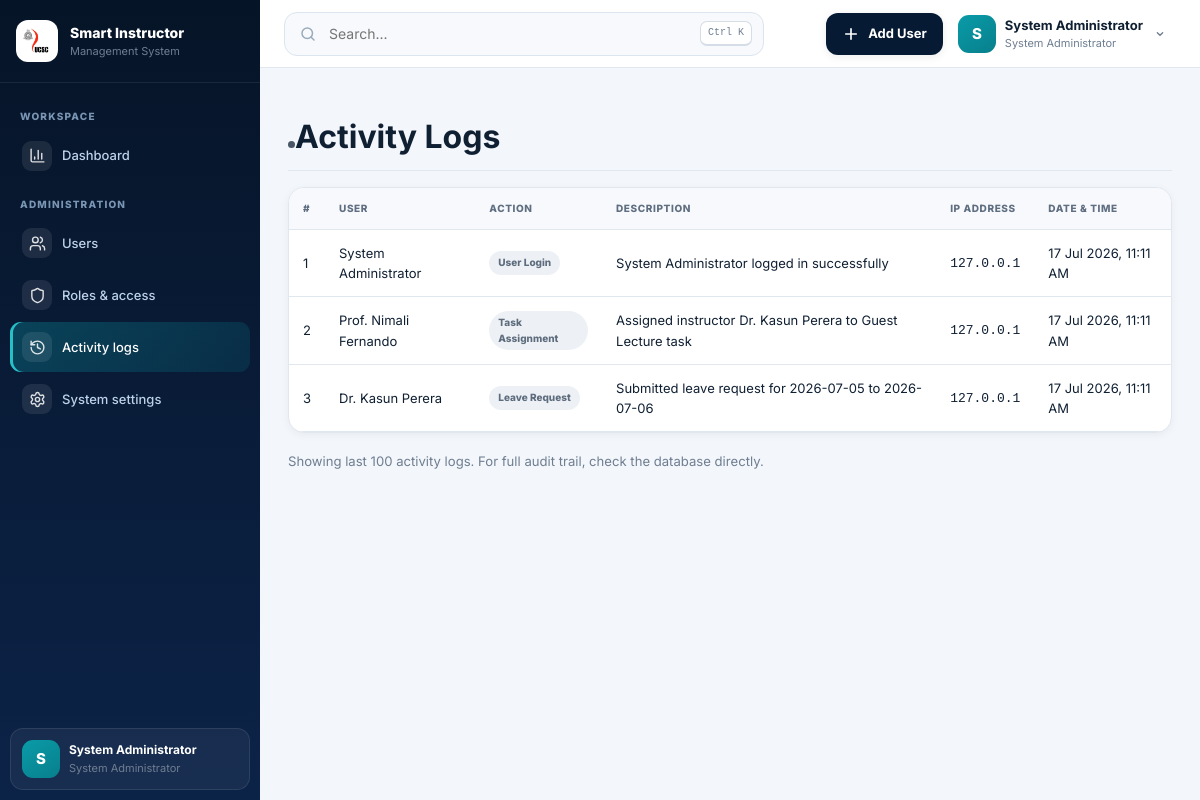
The page /admin/activity_logs.php (signed in) on the database its author committed.
### tables this page shows
CREATE TABLE users (
    id INT AUTO_INCREMENT PRIMARY KEY,
    username VARCHAR(50) NOT NULL UNIQUE,
    email VARCHAR(100) NOT NULL UNIQUE,
    password VARCHAR(255) NOT NULL,
    full_name VARCHAR(150) NOT NULL,
    role_id INT NOT NULL,
    status ENUM('active', 'inactive', 'suspended') DEFAULT 'active',
    phone VARCHAR(20),
    created_at TIMESTAMP DEFAULT CURRENT_TIMESTAMP,
    updated_at TIMESTAMP DEFAULT CURRENT_TIMESTAMP ON UPDATE CURRENT_TIMESTAMP,
    FOREIGN KEY (role_id) REFERENCES roles(id) ON DELETE RESTRICT
);

CREATE TABLE roles (
    id INT AUTO_INCREMENT PRIMARY KEY,
    role_name VARCHAR(100) NOT NULL UNIQUE,
    description TEXT,
    created_at TIMESTAMP DEFAULT CURRENT_TIMESTAMP
);

CREATE TABLE activity_logs (
    id INT AUTO_INCREMENT PRIMARY KEY,
    user_id INT NULL,
    action VARCHAR(100) NOT NULL,
    description TEXT,
    ip_address VARCHAR(45),
    created_at TIMESTAMP DEFAULT CURRENT_TIMESTAMP,
    FOREIGN KEY (user_id) REFERENCES users(id) ON DELETE SET NULL
);

### config/config.php (called while the page is built, shortened)
<?php
if (!function_exists('app_url')) {
    function app_url(string $path = ''): string {
        $path = ltrim($path, '/');
        return $path === '' ? SITE_URL : SITE_URL . '/' . $path;
    }
}

### includes/auth.php (called while the page is built, shortened)
<?php
require_once __DIR__ . '/../config/config.php';
require_once __DIR__ . '/../config/db.php';
function isLoggedIn() {
    return isset($_SESSION['user_id']) && !empty($_SESSION['user_id']);
}
function getCurrentUser() {
    global $pdo;
    static $cachedUser = null;
    if ($cachedUser === null) {
        $stmt = $pdo->prepare("SELECT u.*, r.role_name FROM users u JOIN roles r ON u.role_id = r.id WHERE u.id = ? LIMIT 1");
        $stmt->execute([$_SESSION['user_id']]);
        $cachedUser = $stmt->fetch();
    }
    return $cachedUser;
}
function getCurrentRoleId() {
    return isset($_SESSION['role_id']) ? (int)$_SESSION['role_id'] : null;
}
?>

### admin/activity_logs.php (the view, shortened to what this page needs)
<?php
require_once __DIR__ . '/../includes/auth.php';
require_once __DIR__ . '/../config/db.php';
include __DIR__ . '/../includes/header.php';
$logs = $pdo->query("
    SELECT al.*, u.full_name
    FROM activity_logs al
    LEFT JOIN users u ON al.user_id = u.id
    ORDER BY al.created_at DESC
    LIMIT 100
")->fetchAll();
?>
            <div class="d-flex justify-content-between align-items-center pt-3 pb-2 mb-3 border-bottom">
                <h1 class="h2"><span class="ui-dot" aria-hidden="true"></span>Activity Logs</h1>
            </div>
            <div class="card shadow-sm">
                <div class="card-body p-0">
                    <div class="table-responsive">
                        <table class="table table-hover mb-0">
                            <thead class="table-light">
                                <tr>
                                    <th>#</th>
                                    <th>User</th>
                                    <th>Action</th>
                                    <th>Description</th>
                                    <th>IP Address</th>
                                    <th>Date & Time</th>
                                </tr>
                            </thead>
                            <tbody>
                                <?php foreach ($logs as $index => $log): ?>
                                <tr>
                                    <td><?= $index + 1 ?></td>
                                    <td><?= htmlspecialchars($log['full_name'] ?? 'System') ?></td>
                                    <td><span class="badge bg-secondary"><?= htmlspecialchars($log['action']) ?></span></td>
                                    <td><?= htmlspecialchars($log['description']) ?></td>
                                    <td><code><?= htmlspecialchars($log['ip_address']) ?></code></td>
                                    <td><?= date('d M Y, h:i A', strtotime($log['created_at'])) ?></td>
                                </tr>
                                <?php endforeach; ?>
                            </tbody>
                        </table>
                    </div>
                </div>
            </div>
            <div class="mt-3 text-muted small">
                Showing last 100 activity logs. For full audit trail, check the database directly.
            </div>
<?php include __DIR__ . '/../includes/footer.php'; ?>

### includes/sidebar.php (shortened to what this page needs)
<?php
require_once __DIR__ . '/../config/config.php';
require_once __DIR__ . '/auth.php';
$currentRole = (int)getCurrentRoleId();
$currentPage = basename($_SERVER['PHP_SELF'] ?? '');
$currentUser = getCurrentUser() ?: [];
if (!function_exists('sidebar_link')) {
    function sidebar_link(string $path, string $label, string $icon, string $currentPage): void {
        $active = basename($path) === $currentPage ? ' active' : '';
        $iconUrl = app_url('assets/icons/' . $icon . '.svg');
        echo '<li><a class="sidebar-link' . $active . '" href="' . htmlspecialchars(app_url($path)) . '">';
        echo '<span class="sidebar-icon"><img src="' . htmlspecialchars($iconUrl) . '" alt=""></span>';
        echo '<span>' . htmlspecialchars($label) . '</span></a></li>';
    }
}
?>
<aside class="sidebar" id="sidebar">
  <div class="sidebar-head">
    <span class="sidebar-emblem"><img src="<?= app_url('assets/images/ucsc-logo.png') ?>" alt="UCSC"></span>
    <div><strong>Smart Instructor</strong><small>Management System</small></div>
  </div>
  <nav aria-label="Main navigation">
    <p class="sidebar-label">Workspace</p>
    <ul class="sidebar-nav">
      <?php
      $dashMap = [
        ROLE_ADMIN=>'admin/dashboard.php', ROLE_INSTRUCTOR=>'instructor/dashboard.php',
        ROLE_COORDINATOR=>'coordinator/dashboard.php', ROLE_CHIEF_COORDINATOR=>'chief_coordinator/dashboard.php',
        ROLE_NON_ACADEMIC=>'non_academic/dashboard.php', ROLE_PROJECT_COORDINATOR=>'project_coordinator/coordinator_dashboard.php',
        ROLE_DIRECTOR=>'director/dashboard.php'
      ];
      sidebar_link($dashMap[$currentRole] ?? 'index.php', 'Dashboard', 'chart-column', $currentPage);
      if ($currentRole === ROLE_ADMIN) {
        echo '<p class="sidebar-label">Administration</p>';
      }
      ?>
    </ul>
  </nav>
  <div class="sidebar-user">
    <span class="avatar"><?= htmlspecialchars(strtoupper(substr((string)($currentUser['full_name'] ?? 'U'),0,1))) ?></span>
    <span><strong><?= htmlspecialchars($currentUser['full_name'] ?? 'UCSC User') ?></strong><small><?= htmlspecialchars($currentUser['role_name'] ?? 'System User') ?></small></span>
  </div>
</aside>

### includes/navbar.php (shortened to what this page needs)
<?php
$roleId = function_exists('getCurrentRoleId') ? (int)getCurrentRoleId() : 0;
?>
<header class="topbar">
  <div class="topbar-inner">
    <div class="topbar-left">
      <div class="global-search" role="search">
        <svg viewBox="0 0 24 24" fill="none" stroke="currentColor" stroke-width="2" stroke-linecap="round"><circle cx="11" cy="11" r="7"/><path d="m20 20-4-4"/></svg>
        <input id="globalSearch" type="search" placeholder="Search..." aria-label="Search this page">
        <kbd>Ctrl K</kbd>
      </div>
    </div>
    <div class="top-actions">
      <?php if ($roleId === ROLE_ADMIN): ?>
      <div class="menu-wrap">
        <button class="primary-action" type="button" data-menu-button="quickMenu" aria-expanded="false">
          <svg viewBox="0 0 24 24" fill="none" stroke="currentColor" stroke-width="2.2" stroke-linecap="round"><path d="M12 5v14M5 12h14"/></svg>
          <span>Add User</span>
        </button>
      </div>
      <?php endif; ?>
      <div class="menu-wrap">
        <button class="profile-button" type="button" data-menu-button="profileMenu" aria-expanded="false">
          <span class="avatar"><?= htmlspecialchars($userInitial) ?></span>
          <span class="profile-copy">
            <strong><?= htmlspecialchars($displayName) ?></strong>
            <small><?= htmlspecialchars($roleName) ?></small>
          </span>
          <svg class="chevron" viewBox="0 0 24 24" fill="none" stroke="currentColor" stroke-width="2" stroke-linecap="round"><path d="m8 10 4 4 4-4"/></svg>
        </button>
      </div>
    </div>
  </div>
</header>

### rows shown on the page
users: full_name "S", full_name "System Administrator", role.role_name "System Administrator"
activity_logs: user.full_name "System Administrator", action "User Login", description "System Administrator logged in successfully", ip_address "127.0.0.1", created_at "17 Jul 2026, 11:11 AM"
activity_logs: user.full_name "Prof. Nimali Fernando", action "Task Assignment", description "Assigned instructor Dr. Kasun Perera to Guest Lecture task", ip_address "127.0.0.1", created_at "17 Jul 2026, 11:11 AM"
activity_logs: user.full_name "Dr. Kasun Perera", action "Leave Request", description "Submitted leave request for 2026-07-05 to 2026-07-06", ip_address "127.0.0.1", created_at "17 Jul 2026, 11:11 AM"

### other values the page prints
$label "Dashboard Users Roles & access Activity logs System settings"
